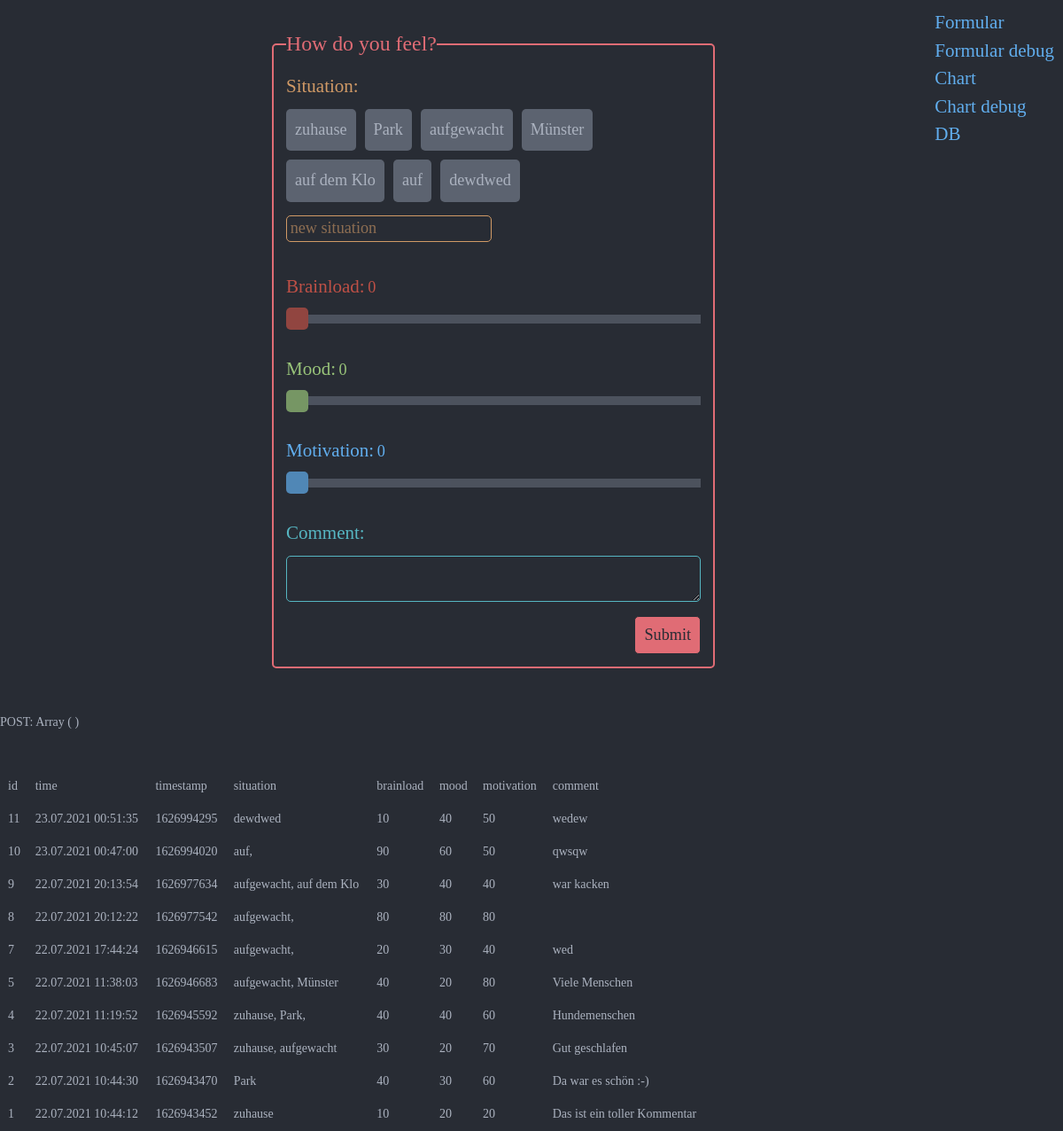
The page /error.php on the database as committed earlier.
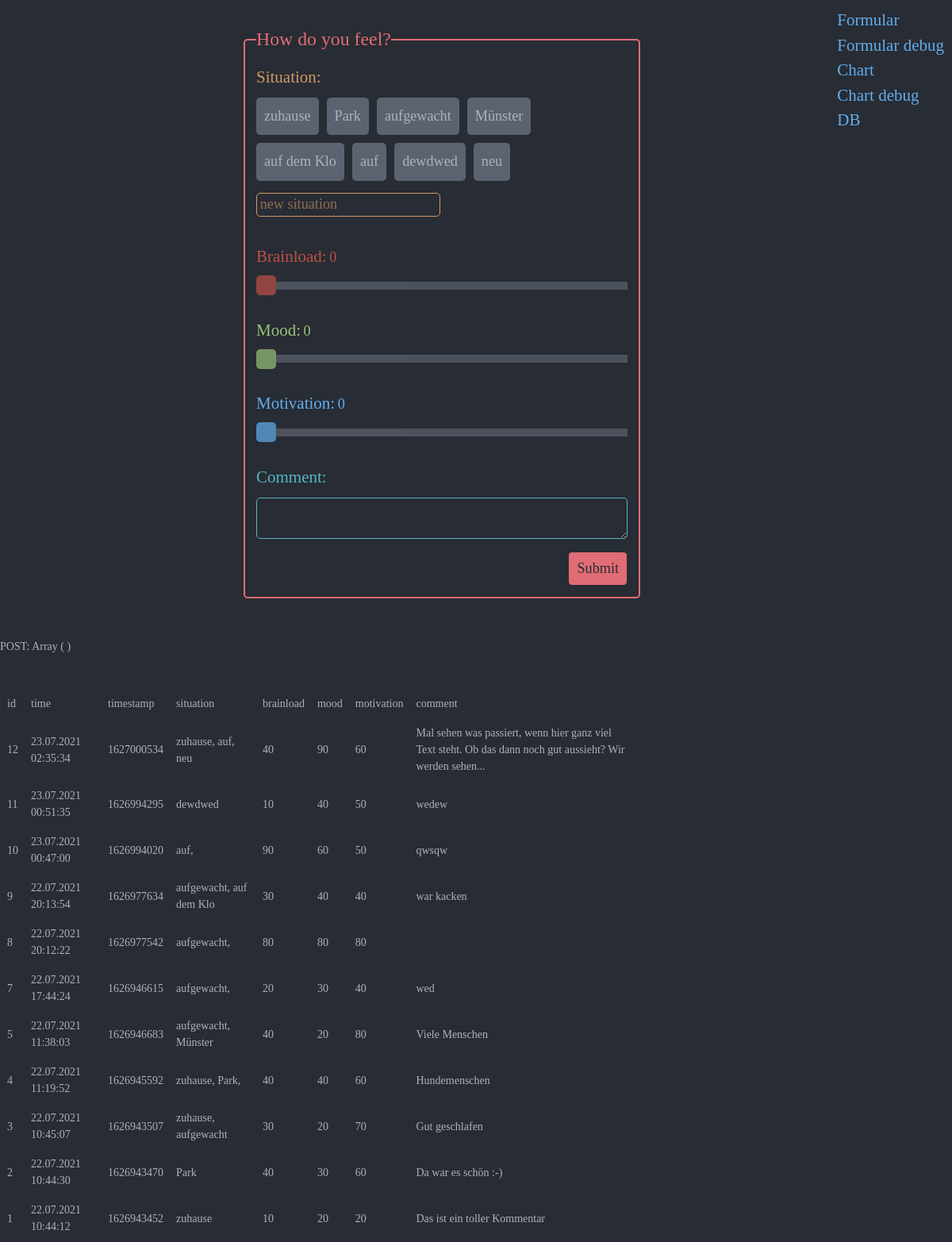
The same page on the database as committed later.
### tables this page shows
CREATE TABLE "user_1" (
  "id" INTEGER PRIMARY KEY AUTOINCREMENT NOT NULL,
  "time" DATETIME,
  "timestamp" INTEGER,
  "situation" VARCHAR,
  "brainload" INTEGER,
  "mood" INTEGER,
  "motivation" INTEGER,
  "comment" VARCHAR
);

### index.php (the view, shortened to what this page needs)
<!DOCTYPE html>
<html lang="de">
<head>
    <link rel="stylesheet" href="style.css">
</head>
<body>
    <?php
$db = new SQLite3('timestamp.sqlite', SQLITE3_OPEN_CREATE | SQLITE3_OPEN_READWRITE);
$db->query('CREATE TABLE IF NOT EXISTS "user_1" (
  "id" INTEGER PRIMARY KEY AUTOINCREMENT NOT NULL,
  "time" DATETIME,
  "timestamp" INTEGER,
  "situation" VARCHAR,
  "brainload" INTEGER,
  "mood" INTEGER,
  "motivation" INTEGER,
  "comment" VARCHAR
)');
$results= $db->query("select * from user_1");
$data= array();
while ($res= $results->fetchArray(1)){
  array_push($data, $res);
}
$situations = array();
foreach ($data as $key => $value) {
  foreach ($value as $k => $v) {
    if ($k == 'situation'){
      $situation = (explode(",",$v));
      foreach ($situation as $nr => $sit) {
        array_push($situations, trim($sit));
      }
    }
  }
}
$situations = array_filter(array_unique($situations));
?>
<div id=links>
  <a href="index.php">Formular</a>
  <a href="error">Formular debug</a>
  <a href="chart.php">Chart</a>
  <a href="error?e=chart">Chart debug</a>
  <a href="admin.php">DB</a>
</div>
    <div id="content">
        <form action="" method="POST" name=form>
            <fieldset>
                <legend>How do you feel?</legend>
                <label class="itemLabel situation" for=situation>Situation: </label>
                <div class=SituationCheckboxes>
                    <?php
            foreach ($situations as $key => $value) {
              $id = random_int(1000,9999);
              echo "<label class=text_checkbox for=$id>$value</label>";
            }
            echo "<input type=text class=newSituation id=xxx name=situations[] placeholder='new situation'>";
          ?>
                </div>
                <label class="itemLabel brainload" for=brainloadSlider>Brainload: </label>
                <div id=brainloadSliderOutput></div>
                <input type="range" min="0" max="100" value="0" step="10" class="slider brainload" id=brainloadSlider name=brainload>
                <label class="itemLabel mood" for=moodSlider>Mood: </label>
                <div id=moodSliderOutput></div>
                <input type="range" min="0" max="100" value="0" step="10" class="slider mood" id=moodSlider name=mood>
                <label class="itemLabel motivation" for=motivationSlider>Motivation: </label>
                <div id=motivationSliderOutput></div>
                <input type="range" min="0" max="100" value="0" step="10" class="slider motivation" id=motivationSlider name=motivation>
                <label class="itemLabel comment" for=comment>Comment: </label>
                <textarea name="comment" id="comment"></textarea>
                <input type="submit" class=button value="Submit" name="submit">
            </fieldset>
        </form>
    </div>
</body>
</html>
<?php
if (1 == $error){
  echo "<br><br><br>POST: ";
  print_r($_POST);
}
$db = new SQLite3('timestamp.sqlite', SQLITE3_OPEN_CREATE | SQLITE3_OPEN_READWRITE);
$results= $db->query("select * from user_1");
$data= array();
while ($res= $results->fetchArray(1)){
array_push($data, $res);
}
if (1 == $error){
  $data = array_reverse($data);
  echo "<table class=allData>";
  echo "<tr>";
  echo "<td>id</td>";
  echo "<td>time</td>";
  echo "<td>timestamp</td>";
  echo "<td>situation</td>";
  echo "<td>brainload</td>";
  echo "<td>mood</td>";
  echo "<td>motivation</td>";
  echo "<td>comment</td>";
  echo "</tr>";
  foreach ($data as $key => $value) {
    echo "<tr>";
    foreach ($value as $k => $v) {
      echo "<td>".$v."</td>";
    }
    echo "</tr>";
  }
  echo "</table>";
}

### error.php (shortened to what this page needs)
<?php
$error = 1;
if (isset($_GET['e']) && $_GET['e'] == "chart"){
    include 'chart.php';
}else{
    include 'index.php';
}

### style.css (style rules this page uses)
:root { --dark: #282c34; --lightgrey: #abb2bf; --grey: #818896; --darkgrey: #5c6370; --bluegreen: #56b6c2; --blue: #61aeee; --pink: #c678dd; --salomon: #e06c75; --green: #98c379; --red: #be5046; --orange: #d19a66; --yellow: #e6c07b }
body, html { height: 100vh; margin: 5px 0 0 }
body { height: 100vh; background: var(--dark); color: var(--lightgrey); font-family: LibreBaskerville_Regular,Garamond,serif; font-size: 14px; font-style: normal; line-height: 1.5 }
#links { position: absolute; top: 10px; right: 10px; font-size: 1.5em; text-decoration: none; display: grid; }
#links a { color:#61aeee; }
#content { position: relative; top: 20px; margin: auto; max-width: 600px }
::placeholder { color: var(--orange); opacity: .6 }
.button { font-family: LibreBaskerville_Regular,Garamond,serif; float:right; font-size:1.3em; border: 1px solid var(--dark); border-radius: 5px; padding: 10px 10px 10px 10px; margin-top: 10px; background: var(--salomon); color: var(--dark); text-align: center; cursor: pointer }
fieldset { max-width: 500px; padding: 1em; margin: .5em; border: 2px solid var(--salomon); border-radius: 5px }
legend { font-size: 1.7em; color: var(--salomon); }
label.itemLabel { padding-top: 30px; padding-bottom: 10px; font-size: 1.5em; display: inline-block }
label.itemLabel.situation { color: var(--orange); padding-top: 0px; padding-bottom: 0px; }
label.itemLabel.brainload { color: var(--red) }
label.itemLabel.mood { color: var(--green) }
label.itemLabel.motivation { color: var(--blue) }
label.itemLabel.comment { color: var(--bluegreen) }
.slider { -webkit-appearance: none; appearance: none; width: 100%; height: 10px; background: var(--darkgrey); outline: 0; opacity: .7; -webkit-transition: .2s; transition: opacity .2s; margin-top: 5px; border: none }
label + div { display: inline }
#brainloadSliderOutput { color: var(--red); font-size: 1.3em; }
#moodSliderOutput { color: var(--green); font-size: 1.3em; }
#motivationSliderOutput { color: var(--blue); font-size: 1.3em; }
.SituationCheckboxes { display: block; padding: 5px 0 }
input.newSituation { display: block; margin-top: 10px; font-family: LibreBaskerville_Regular,Garamond,serif; font-size: 1.3em; background-color: var(--dark); padding: .2em; color: var(--orange); border: 1px solid var(--orange); border-radius: 5px; }
label.text_checkbox { font-size: 1.3em; padding: 10px 10px 10px 10px; background-color: var(--darkgrey); color: var(--lightgrey); border-radius: 5px; cursor: pointer; transition: .2s; margin: 5px 10px 5px 0; display: inline-block }
textarea#comment { width: 100%; padding: 10px 20px 10px 10px; background-color: var(--dark); color: var(--bluegreen); border: 1px solid var(--bluegreen); border-radius: 5px }
table.allData { width: 100vh; overflow-x: scroll }
table.allData tr { border-bottom: 1px solid var(--grey) }
table.allData td { padding: .5em }

Rows that differ between the two databases and show on the page:
added user_1: id "12", time "23.07.2021 02:35:34", timestamp "1627000534", situation "zuhause, auf, neu", brainload "40", mood "90", motivation "60", comment "Mal sehen was passiert, wenn hier ganz viel Text steht. Ob das dann noch gut aussieht? Wir werden sehen..."
Other text that changed with them:
new list line: "neu"
